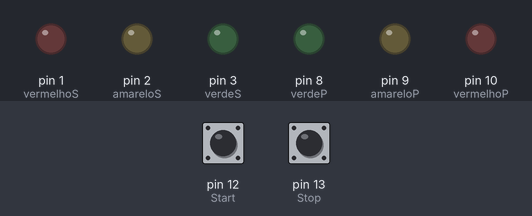
Bench run of a sketch on a simulated Arduino Uno, built with avr-gcc and run on an emulated ATmega328P. Parts: output pins drawn as LEDs (lit = HIGH). Inputs (shaded band) come from the test bench; at power-on: pin 12 (Start) HIGH, pin 13 (Stop) HIGH.

Above: at 1.2 s.
1.3 s: pin 12 (Start) pulled LOW for 0.15 s
At 1.9 s:
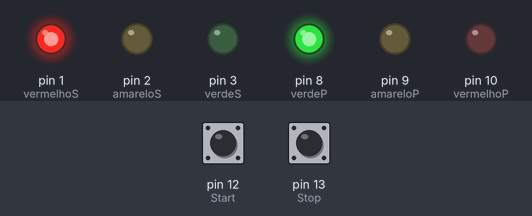
2.9 s: pin 13 (Stop) pulled LOW for 0.15 s
At 4.1 s:
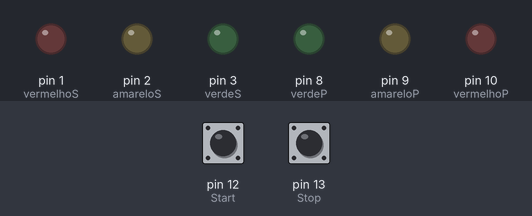
4.5 s: pin 12 (Start) pulled LOW for 1 s
At 5.6 s:
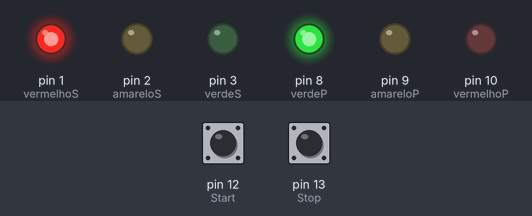
7.0 s: pin 12 (Start) driven LOW and pin 13 (Stop) driven LOW
At 7.7 s:
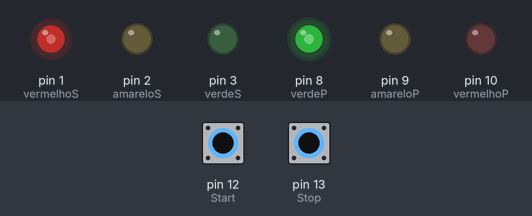
8.5 s: pin 13 (Stop) driven HIGH
At 19.8 s:
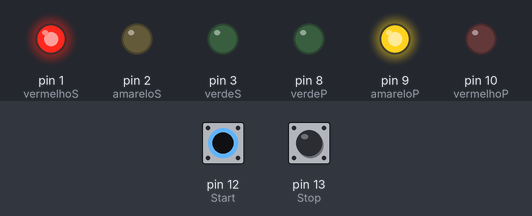
Timing chart, 0 to 21.9 s (numbered marks = the images above; inputs shaded):
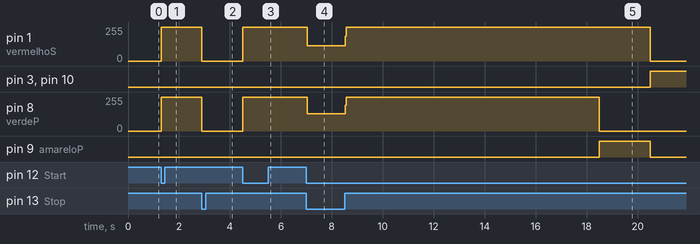

The sketch:

codigo.ino
```cpp
// Semáforo Principal
int vermelhoP = 10;
int amareloP = 9;
int verdeP = 8;

// Semáforo Secundário
int vermelhoS = 1;
int amareloS = 2;
int verdeS = 3;

// Botões de Start e Stop
int Start = 12;
int Stop = 13;

// Variável de ativo
bool sistemaAtivo = false;

void setup() {
  // Configura os pinos dos LEDs como saída
  pinMode(vermelhoP, OUTPUT);
  pinMode(amareloP, OUTPUT);
  pinMode(verdeP, OUTPUT);

  pinMode(vermelhoS, OUTPUT);
  pinMode(amareloS, OUTPUT);
  pinMode(verdeS, OUTPUT);

  // Configura os pinos dos botões como entrada com pull-up interno
  pinMode(Start, INPUT_PULLUP); // INPUT_PULLUP, sem necessidade do resistor externo
  pinMode(Stop, INPUT_PULLUP);
}

void loop() {
  // Verifica se o botão Start foi pressionado e o sistema ainda não está ativo
  if (digitalRead(Start) == LOW && !sistemaAtivo) {
    sistemaAtivo = true;
  }

  if (sistemaAtivo) {
    // PARTE 1
    // Semáforo 1: verde aceso / Semáforo 2: vermelho aceso
    digitalWrite(vermelhoP, LOW);
    digitalWrite(verdeP, HIGH);
    digitalWrite(amareloS, LOW);
    digitalWrite(vermelhoS, HIGH);

    // Mantém esse estado por 10 segundos, a não ser que o botão Stop seja pressionado (o delay foi removido e trocado por millis porque travava o sistema)
    unsigned long inicio = millis();
    while (millis() - inicio < 10000) {
      if (digitalRead(Stop) == LOW) {
        desligarTudo();
        return;
      }
    }

    // PARTE 2
    // Semáforo 1: amarelo aceso (verde apaga)
    digitalWrite(verdeP, LOW);
    digitalWrite(amareloP, HIGH);

    // Mantém esse estado por 2 segundos, a não ser que o botão Stop seja pressionado
    inicio = millis();
    while (millis() - inicio < 2000) {
      if (digitalRead(Stop) == LOW) {
        desligarTudo();
        return;
      }
    }

    // PARTE 3
    // Semáforo 1: vermelho aceso (amarelo apaga) / Semáforo 2: verde aceso (vermelho apaga)
    digitalWrite(amareloP, LOW);
    digitalWrite(vermelhoP, HIGH);
    digitalWrite(vermelhoS, LOW);
    digitalWrite(verdeS, HIGH);

    // Mantém esse estado por 10 segundos, a não ser que o botão Stop seja pressionado
    inicio = millis();
    while (millis() - inicio < 10000) {
      if (digitalRead(Stop) == LOW) {
        desligarTudo();
        return;
      }
    }

    // PARTE 4
    // Semáforo 2: amarelo aceso (verde apaga)
    digitalWrite(verdeS, LOW);
    digitalWrite(amareloS, HIGH);

    // Mantém esse estado por 2 segundos, a não ser que o botão Stop seja pressionado
    inicio = millis();
    while (millis() - inicio < 2000) {
      if (digitalRead(Stop) == LOW) {
        desligarTudo();
        return;
      }
    }

    // Volta ao estado inicial:
    // Semáforo 1: verde aceso / Semáforo 2: vermelho aceso
    digitalWrite(amareloS, LOW);
    digitalWrite(vermelhoS, HIGH);
    digitalWrite(vermelhoP, LOW);
    digitalWrite(verdeS, LOW);
    digitalWrite(verdeP, HIGH);

    // O ciclo se repetirá automaticamente pois o sistema continua ativo
  }
}

// Função para desligar todos os LEDs e desativar o sistema
void desligarTudo() {
  digitalWrite(vermelhoP, LOW);
  digitalWrite(amareloP, LOW);
  digitalWrite(verdeP, LOW);
  digitalWrite(vermelhoS, LOW);
  digitalWrite(amareloS, LOW);
  digitalWrite(verdeS, LOW);
  sistemaAtivo = false; // Desativa o sistema
}
```

Measured:
- after the input at 1.3 s, pin 1 (vermelhoS), pin 8 (verdeP): 0/255 → 255/255 at once
- after the input at 2.9 s, pin 1 (vermelhoS), pin 8 (verdeP): 255/255 → 0/255 at once
- after the input at 4.5 s, pin 1 (vermelhoS), pin 8 (verdeP): 0/255 → 255/255 at once
- after the input at 7.0 s, pin 1 (vermelhoS): 255/255 → 113/255 at once; pin 8 (verdeP): 255/255 → 129/255 at once
- after the input at 8.5 s, pin 1 (vermelhoS): 113/255 → 255/255 at once, → 0/255 12.0 s later; pin 3 (verdeS), pin 10 (vermelhoP): LOW → HIGH after 12.0 s; pin 8 (verdeP): 129/255 → 255/255 at once, → 0/255 10.0 s later; pin 9 (amareloP): LOW → HIGH after 10.0 s, → LOW 2.0 s later
